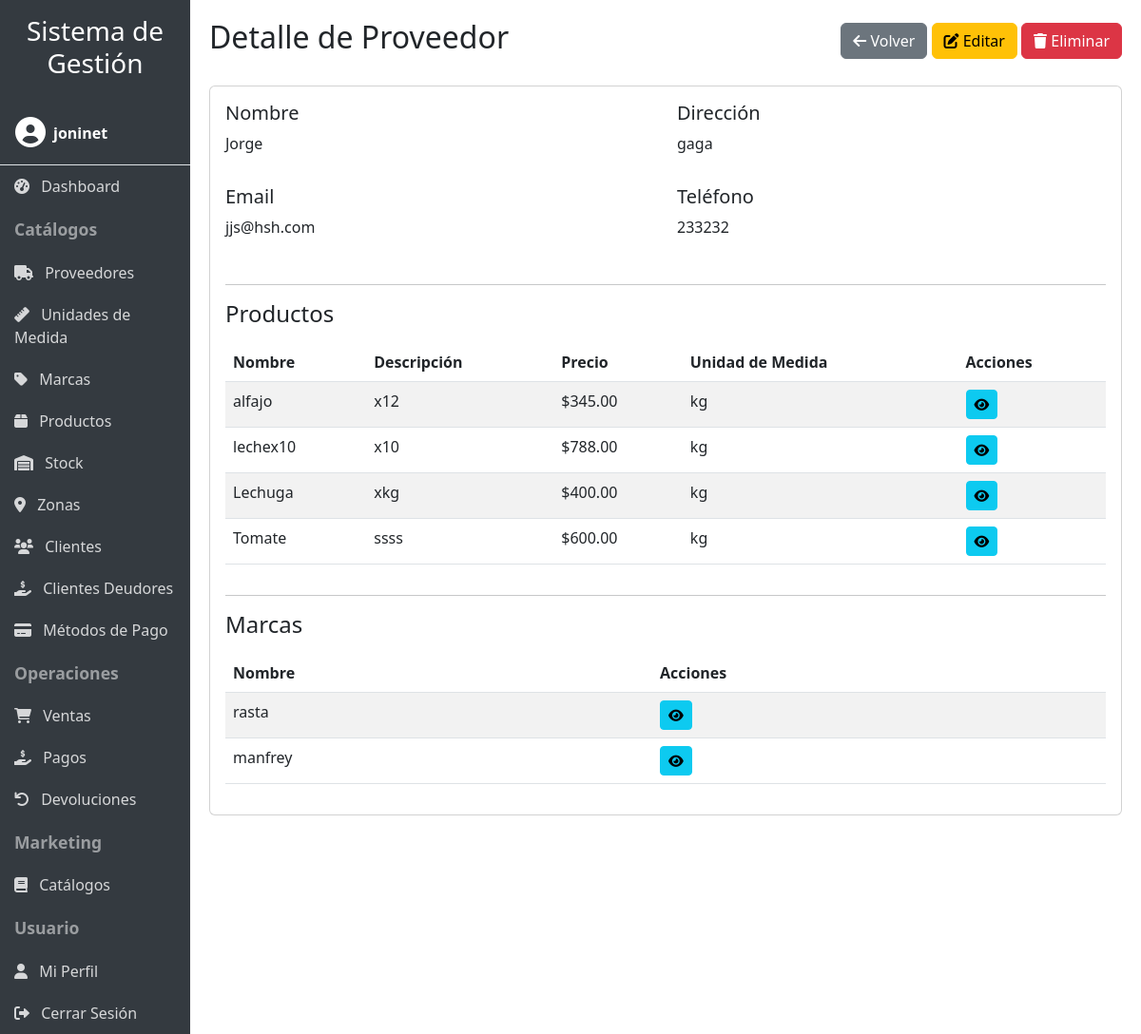
The page /proveedores/3/ (signed in) on the database its author committed.
### productos/models.py (models this page shows, shortened)
class Proveedor(models.Model):
    nombre = models.CharField(max_length=100)
    direccion = models.CharField(max_length=100)
    email = models.CharField(max_length=100)
    telefono = models.CharField(max_length=100)
    usuario = models.ForeignKey(User, on_delete=models.CASCADE, null=True, blank=True)

class Producto(models.Model):
    nombre = models.CharField(max_length=100)
    descripcion = models.CharField(max_length=250)
    precio = models.DecimalField(max_digits=10, decimal_places=2)
    imagen = models.ImageField(upload_to='productos/', null=True, blank=True, help_text='Imagen del producto')
    proveedor = models.ForeignKey(Proveedor, on_delete=models.CASCADE)
    marca = models.ForeignKey(Marca, on_delete=models.CASCADE, null=True, blank=True)
    um = models.ForeignKey(UnidadMedida, on_delete=models.CASCADE)
    usuario = models.ForeignKey(User, on_delete=models.CASCADE, null=True, blank=True)
    def get_absolute_url(self):
        return reverse('productos:producto_detail', args=[str(self.id)])

class UnidadMedida(models.Model):
    nombre = models.CharField(max_length=100)
    usuario = models.ForeignKey(User, on_delete=models.CASCADE, null=True, blank=True)
    def __str__(self) -> str:
        return self.nombre

class Marca(models.Model):
    nombre = models.CharField(max_length=100)
    proveedor = models.ForeignKey(Proveedor, on_delete=models.CASCADE)
    usuario = models.ForeignKey(User, on_delete=models.CASCADE, null=True, blank=True)
    def get_absolute_url(self):
        return reverse('productos:marca_detail', args=[str(self.id)])

### productos/user_views.py (the view)
# urls.py: path('proveedores/<int:pk>/', user_views.UserProveedorDetailView.as_view(), name='proveedor_detail'),
class UserProveedorDetailView(UserDataMixin, ProveedorDetailView):
    pass

### productos/mixins.py (called while the page is built)
    def get_queryset(self):
        queryset = super().get_queryset()
        user = self.request.user
        if user.is_staff or user.is_superuser:
            return queryset
        if hasattr(queryset.model, 'usuario'):
            return queryset.filter(usuario=user)
        return queryset

### productos/templates/productos/proveedor_detail.html (shortened to what this page needs)
{% extends 'productos/base.html' %}
{% load productos_filters %}
{% block header %}Detalle de Proveedor{% endblock %}
{% block header_buttons %}
<a href="{% url 'productos:proveedor_list' %}" class="btn btn-secondary">
    <i class="fas fa-arrow-left"></i> Volver
</a>
<a href="{% url 'productos:proveedor_update' proveedor.pk %}" class="btn btn-warning">
    <i class="fas fa-edit"></i> Editar
</a>
<a href="{% url 'productos:proveedor_delete' proveedor.pk %}" class="btn btn-danger">
    <i class="fas fa-trash"></i> Eliminar
</a>
{% endblock %}
{% block content %}
<div class="card">
    <div class="card-body">
        <div class="row">
            <div class="col-md-6 mb-3">
                <h5>Nombre</h5>
                <p>{{ proveedor.nombre }}</p>
            </div>
            <div class="col-md-6 mb-3">
                <h5>Dirección</h5>
                <p>{{ proveedor.direccion }}</p>
            </div>
            <div class="col-md-6 mb-3">
                <h5>Email</h5>
                <p>{{ proveedor.email }}</p>
            </div>
            <div class="col-md-6 mb-3">
                <h5>Teléfono</h5>
                <p>{{ proveedor.telefono }}</p>
            </div>
        </div>
        <hr>
        <h4>Productos</h4>
        <div class="table-responsive mt-3">
            <table class="table table-striped">
                <thead>
                    <tr>
                        <th>Nombre</th>
                        <th>Descripción</th>
                        <th>Precio</th>
                        <th>Unidad de Medida</th>
                        <th>Acciones</th>
                    </tr>
                </thead>
                <tbody>
                    {% for producto in proveedor.producto_set.all %}
                    <tr>
                        <td>{{ producto.nombre }}</td>
                        <td>{{ producto.descripcion }}</td>
                        <td>${{ producto.precio }}</td>
                        <td>{{ producto.um }}</td>
                        <td>
                            <a href="{{ producto.get_absolute_url }}" class="btn btn-sm btn-info">
                                <i class="fas fa-eye"></i>
                            </a>
                        </td>
                    </tr>
                    {% empty %}
                    <tr>
                        <td colspan="5" class="text-center">No hay productos asociados a este proveedor.</td>
                    </tr>
                    {% endfor %}
                </tbody>
            </table>
        </div>
        <hr>
        <h4>Marcas</h4>
        <div class="table-responsive mt-3">
            <table class="table table-striped">
                <thead>
                    <tr>
                        <th>Nombre</th>
                        <th>Acciones</th>
                    </tr>
                </thead>
                <tbody>
                    {% for marca in proveedor.marca_set.all %}
                    <tr>
                        <td>{{ marca.nombre }}</td>
                        <td>
                            <a href="{{ marca.get_absolute_url }}" class="btn btn-sm btn-info">
                                <i class="fas fa-eye"></i>
                            </a>
                        </td>
                    </tr>
                    {% empty %}
                    <tr>
                        <td colspan="2" class="text-center">No hay marcas asociadas a este proveedor.</td>
                    </tr>
                    {% endfor %}
                </tbody>
            </table>
        </div>
    </div>
</div>
{% endblock %}

### productos/templates/productos/base.html (shortened to what this page needs)
<!DOCTYPE html>
<html lang="es">
<head>
    <link href="https://cdn.jsdelivr.net/npm/bootstrap@5.3.0/dist/css/bootstrap.min.css" rel="stylesheet">
    <link rel="stylesheet" href="https://cdnjs.cloudflare.com/ajax/libs/font-awesome/6.0.0/css/all.min.css">
    {% load static %}
    <link rel="stylesheet" href="{% static 'productos/css/responsive.css' %}">
</head>
<body>
    <div class="container-fluid">
        <div class="row">
            <div class="col-lg-2 sidebar p-0" id="sidebar">
                <div class="p-3 d-lg-block d-none">
                    <h3 class="text-center">Sistema de Gestión</h3>
                </div>
                {% if user.is_authenticated %}
                <div class="user-info p-3 border-bottom">
                    <div class="d-flex align-items-center">
                        <div class="me-2">
                            <i class="fas fa-user-circle fa-2x"></i>
                        </div>
                        <div>
                            <div class="fw-bold">{{ user.username }}</div>
                        </div>
                    </div>
                </div>
                {% endif %}
                {% if user.is_authenticated %}
                <a href="{% url 'productos:dashboard' %}" class="nav-link"><i class="fas fa-tachometer-alt me-2"></i> Dashboard</a>
                <div class="nav-header">Catálogos</div>
                <a href="{% url 'productos:proveedor_list' %}" class="nav-link"><i class="fas fa-truck me-2"></i> Proveedores</a>
                <a href="{% url 'productos:unidadmedida_list' %}" class="nav-link"><i class="fas fa-ruler me-2"></i> Unidades de Medida</a>
                <a href="{% url 'productos:marca_list' %}" class="nav-link"><i class="fas fa-tag me-2"></i> Marcas</a>
                <a href="{% url 'productos:producto_list' %}" class="nav-link"><i class="fas fa-box me-2"></i> Productos</a>
                <a href="{% url 'productos:stock_list' %}" class="nav-link"><i class="fas fa-warehouse me-2"></i> Stock</a>
                <a href="{% url 'productos:zona_list' %}" class="nav-link"><i class="fas fa-map-marker-alt me-2"></i> Zonas</a>
                <a href="{% url 'productos:cliente_list' %}" class="nav-link"><i class="fas fa-users me-2"></i> Clientes</a>
                <a href="{% url 'productos:clientes_deudores' %}" class="nav-link"><i class="fas fa-hand-holding-usd me-2"></i> Clientes Deudores</a>
                <a href="{% url 'productos:metodopago_list' %}" class="nav-link"><i class="fas fa-credit-card me-2"></i> Métodos de Pago</a>
                <div class="nav-header">Operaciones</div>
                <a href="{% url 'productos:venta_list' %}" class="nav-link"><i class="fas fa-shopping-cart me-2"></i> Ventas</a>
                <a href="{% url 'productos:pago_list' %}" class="nav-link"><i class="fas fa-hand-holding-usd me-2"></i> Pagos</a>
                <a href="{% url 'productos:devolucion_list' %}" class="nav-link"><i class="fas fa-undo me-2"></i> Devoluciones</a>
                <div class="nav-header">Marketing</div>
                <a href="{% url 'productos:catalogo_list' %}" class="nav-link"><i class="fas fa-book me-2"></i> Catálogos</a>
                <div class="nav-header">Usuario</div>
                <a href="{% url 'productos:profile' %}" class="nav-link"><i class="fas fa-user me-2"></i> Mi Perfil</a>
                <a href="{% url 'productos:logout' %}" class="nav-link"><i class="fas fa-sign-out-alt me-2"></i> Cerrar Sesión</a>
                {% else %}
                <div class="nav-header">Acceso</div>
                <a href="{% url 'productos:login' %}" class="nav-link"><i class="fas fa-sign-in-alt me-2"></i> Iniciar Sesión</a>
                <a href="{% url 'productos:register' %}" class="nav-link"><i class="fas fa-user-plus me-2"></i> Registrarse</a>
                {% endif %}
            </div>
            <div class="col-lg-10 content content-wrapper">
                <div class="d-flex justify-content-between align-items-center mb-4">
                    <h2>{% block header %}{% endblock %}</h2>
                    <div>
                        {% block header_buttons %}{% endblock %}
                    </div>
                </div>
                {% block content %}{% endblock %}
            </div>
        </div>
    </div>
</body>
</html>

### productos/static/productos/css/responsive.css (style rules this page uses)
body { font-size: 16px; }
.table-responsive { overflow-x: auto; -webkit-overflow-scrolling: touch; }

### productos/templates/productos/base.html (style rules this page uses)
body { overflow-x: hidden; }
.sidebar { min-height: 100vh; background-color: #343a40; color: white; transition: all 0.3s; }
.sidebar a { color: rgba(255, 255, 255, 0.8); text-decoration: none; display: block; padding: 10px 15px; }
.sidebar .nav-header { font-weight: bold; padding: 10px 15px; font-size: 1.1em; color: rgba(255, 255, 255, 0.5); }
.content { padding: 20px; }
.table-responsive { overflow-x: auto; }

### rows shown on the page
Proveedor: nombre "Jorge", direccion "gaga", email "jjs@hsh.com", telefono "233232"
Producto: nombre "alfajo", descripcion "x12", precio "345.00", um "kg"
Producto: nombre "lechex10", descripcion "x10", precio "788.00", um "kg"
Producto: nombre "Lechuga", descripcion "xkg", precio "400.00", um "kg"
Producto: nombre "Tomate", descripcion "ssss", precio "600.00", um "kg"
Marca: nombre "rasta"
Marca: nombre "manfrey"

### other values the page prints
{{ user.username }} "joninet"
